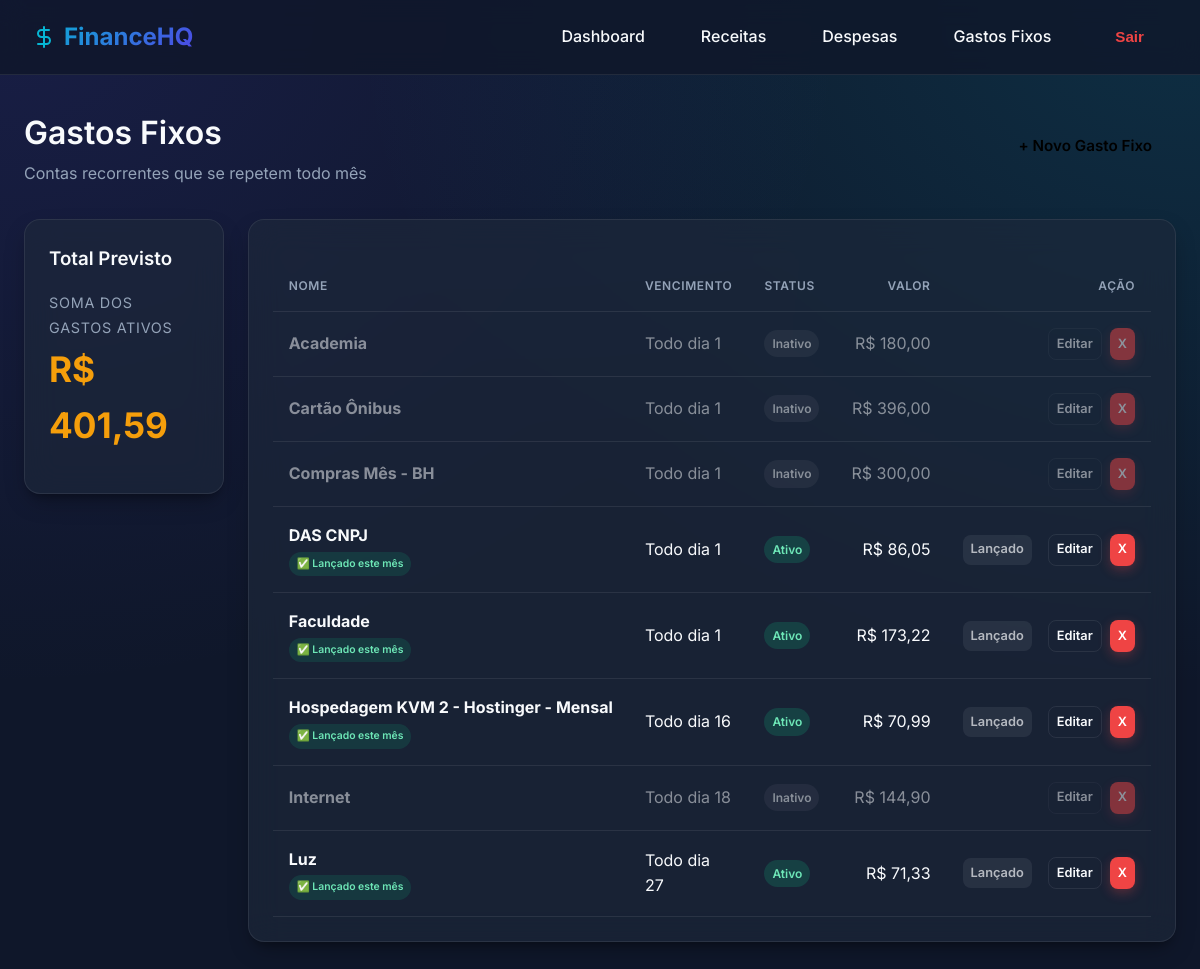
The app's page /gastos-fixos/ (signed in) with its own data.
### core/models.py (models this page shows, shortened)
class GastoFixo(models.Model):
    usuario = models.ForeignKey(User, on_delete=models.CASCADE, related_name='gastos_fixos')
    nome = models.CharField(max_length=100)
    valor = models.DecimalField(max_digits=12, decimal_places=2)
    dia_vencimento = models.PositiveSmallIntegerField(default=1, help_text='Dia do mês (1–31)')
    ativo = models.BooleanField(default=True)
    created_at = models.DateTimeField(auto_now_add=True)
    class Meta:
        ordering = ['nome']
        verbose_name = 'Gasto Fixo'
        verbose_name_plural = 'Gastos Fixos'

### core/views.py (the view)
# urls.py: path('gastos-fixos/', views.gasto_fixo_list, name='gasto_fixo_list'),
@login_required
def gasto_fixo_list(request):
    hoje = date.today()
    gastos = list(GastoFixo.objects.filter(usuario=request.user))
    gastos_lancados_ids = set(Despesa.objects.filter(
        usuario=request.user,
        gasto_fixo__in=gastos,
        data__year=hoje.year,
        data__month=hoje.month
    ).values_list('gasto_fixo_id', flat=True))
    for g in gastos:
        g.ja_lancado = g.id in gastos_lancados_ids
    total_ativos = sum((g.valor for g in gastos if g.ativo), Decimal('0'))
    return render(request, 'gastos_fixos/list.html', {
        'gastos': gastos,
        'total_ativos': total_ativos,
    })

### core/templatetags/finance_filters.py (called while the page is built)
@register.filter
def currency(value):
    if value is None:
        return 'R$ 0,00'
    try:
        return f"R$ {float(value):,.2f}".replace(',', 'X').replace('.', ',').replace('X', '.')
    except (ValueError, TypeError):
        return value

### templates/gastos_fixos/list.html (shortened to what this page needs)
{% extends 'base.html' %}
{% load finance_filters %}
{% block content %}
<div class="header-actions mb-2">
    <div>
        <h1 style="margin-bottom: 0.2rem">Gastos Fixos</h1>
        <p>Contas recorrentes que se repetem todo mês</p>
    </div>
    <a href="{% url 'gasto_fixo_create' %}" class="btn btn-warning" style="color:#000">+ Novo Gasto Fixo</a>
</div>
<div class="dash-grid layout-1-3">
    <div class="card" style="height: fit-content;">
        <h3>Total Previsto</h3>
        <div class="mt-1 mb-1">
            <span class="metric-title">Soma dos gastos ativos</span>
            <div class="metric-value warning" style="color:var(--warning)">{{ total_ativos|currency }}</div>
        </div>
    </div>
    <div class="card">
        <div class="table-container">
            <table>
                <thead>
                    <tr>
                        <th>Nome</th>
                        <th>Vencimento</th>
                        <th>Status</th>
                        <th class="text-right">Valor</th>
                        <th class="text-right">Ação</th>
                    </tr>
                </thead>
                <tbody>
                    {% for g in gastos %}
                    <tr style="{% if not g.ativo %}opacity: 0.5;{% endif %}">
                        <td>
                            <strong>{{ g.nome }}</strong>
                            {% if g.ja_lancado %}
                            <br><span class="badge badge-success" style="font-size: 0.65rem; background: rgba(16, 185, 129, 0.15)">✅ Lançado este mês</span>
                            {% endif %}
                        </td>
                        <td>Todo dia {{ g.dia_vencimento }}</td>
                        <td>
                            {% if g.ativo %}
                            <span class="badge badge-success">Ativo</span>
                            {% else %}
                            <span class="badge" style="background:rgba(255,255,255,0.1)">Inativo</span>
                            {% endif %}
                        </td>
                        <td class="text-right">{{ g.valor|currency }}</td>
                        <td class="text-right">
                            <div class="flex gap-1 justify-between align-center">
                                {% if g.ativo %}
                                    {% if g.ja_lancado %}
                                    <a href="{% url 'gasto_fixo_aplicar' g.pk %}" class="btn btn-secondary" style="padding: 0.3rem 0.5rem; font-size:0.8rem; opacity: 0.7" title="Já foi lançado no mês atual">Lançado</a>
                                    {% else %}
                                    <a href="{% url 'gasto_fixo_aplicar' g.pk %}" class="btn btn-primary" style="padding: 0.3rem 0.5rem; font-size:0.8rem">Lançar no Mês</a>
                                    {% endif %}
                                {% else %}
                                    <div></div>
                                {% endif %}
                                <div style="display: flex; gap: 0.5rem;">
                                    <a href="{% url 'gasto_fixo_update' g.pk %}" class="btn btn-outline" style="padding: 0.3rem 0.5rem; font-size:0.8rem">Editar</a>
                                    <a href="{% url 'gasto_fixo_delete' g.pk %}" class="btn btn-danger" style="padding: 0.3rem 0.5rem; font-size:0.8rem">X</a>
                                </div>
                            </div>
                        </td>
                    </tr>
                    {% empty %}
                    <tr><td colspan="5" class="text-center">Nenhum gasto fixo cadastrado.</td></tr>
                    {% endfor %}
                </tbody>
            </table>
        </div>
    </div>
</div>
{% endblock %}

### static/css/style.css (style rules this page uses)
:root { --bg-color: #0f172a; --bg-card: rgba(30, 41, 59, 0.65); --bg-card-hover: rgba(30, 41, 59, 0.85); --glass-border: rgba(255, 255, 255, 0.08); --primary: #4f46e5; --primary-hover: #4338ca; --accent: #06b6d4; --success: #10b981; --danger: #ef4444; --warning: #f59e0b; --text-main: #f8fafc; --text-muted: #94a3b8; --radius: 16px; --shadow: 0 10px 25px -5px rgba(0, 0, 0, 0.3), 0 8px 10px -6px rgba(0, 0, 0, 0.3); }
* { box-sizing: border-box; margin: 0; padding: 0; }
body { font-family: 'Inter', sans-serif; background-color: var(--bg-color); background-image: radial-gradient(at 0% 0%, rgba(79, 70, 229, 0.15) 0px, transparent 50%), radial-gradient(at 100% 0%, rgba(6, 182, 212, 0.15) 0px, transparent 50%); background-attachment: fixed; color: var(--text-main); line-height: 1.6; min-height: 100vh; }
h1, h2, h3, h4 { color: var(--text-main); font-weight: 600; margin-bottom: 1rem; }
p { color: var(--text-muted); }
a { color: var(--accent); text-decoration: none; transition: 0.2s; }
.card { background: var(--bg-card); backdrop-filter: blur(16px); -webkit-backdrop-filter: blur(16px); border: 1px solid var(--glass-border); border-radius: var(--radius); padding: 1.5rem; box-shadow: var(--shadow); transition: transform 0.2s, box-shadow 0.2s; }
.dash-grid { display: grid; grid-template-columns: repeat(auto-fit, minmax(280px, 1fr)); gap: 1.5rem; margin-bottom: 2rem; }
.metric-title { font-size: 0.9rem; color: var(--text-muted); text-transform: uppercase; letter-spacing: 0.05em; }
.metric-value { font-size: 2.2rem; font-weight: 700; color: var(--text-main); }
.btn { display: inline-flex; align-items: center; justify-content: center; gap: 0.5rem; padding: 0.75rem 1.5rem; border-radius: 8px; font-weight: 600; font-size: 0.95rem; cursor: pointer; border: none; transition: all 0.2s; text-decoration: none; }
.btn-danger { background: var(--danger); color: white; box-shadow: 0 4px 12px rgba(239, 68, 68, 0.3); }
.btn-secondary { background: rgba(255, 255, 255, 0.1); color: var(--text-main); }
.btn-outline { background: transparent; border: 1px solid var(--glass-border); color: var(--text-main); }
.table-container { overflow-x: auto; margin-top: 1rem; }
table { width: 100%; border-collapse: collapse; text-align: left; }
th, td { padding: 1rem; border-bottom: 1px solid var(--glass-border); }
td:first-child { white-space: nowrap; }
th { font-weight: 600; color: var(--text-muted); text-transform: uppercase; font-size: 0.75rem; letter-spacing: 0.05em; }
.text-right { text-align: right; white-space: nowrap; }
.mt-1 { margin-top: 1rem; }
.mb-1 { margin-bottom: 1rem; }
.mb-2 { margin-bottom: 2rem; }
.flex { display: flex; }
.justify-between { justify-content: space-between; }
.align-center { align-items: center; }
.gap-1 { gap: 1rem; }
.badge { padding: 0.25rem 0.5rem; border-radius: 99px; font-size: 0.75rem; font-weight: 600; white-space: nowrap; display: inline-block; }
.badge-success { background: rgba(16, 185, 129, 0.2); color: #6ee7b7; }
.layout-1-3 { grid-template-columns: 1fr 3fr; }
.header-actions { display: flex; justify-content: space-between; align-items: center; }

### records on screen
GastoFixo: nome "Academia", dia_vencimento "1", ativo "Inativo", valor "R$ 180,00"
GastoFixo: nome "Cartão Ônibus", dia_vencimento "1", ativo "Inativo", valor "R$ 396,00"
GastoFixo: nome "Compras Mês - BH", dia_vencimento "1", ativo "Inativo", valor "R$ 300,00"
GastoFixo: nome "DAS CNPJ", shows "✅ Lançado este mês", dia_vencimento "1", ativo "Ativo", valor "R$ 86,05"
GastoFixo: nome "Faculdade", shows "✅ Lançado este mês", dia_vencimento "1", ativo "Ativo", valor "R$ 173,22"
GastoFixo: nome "Hospedagem KVM 2 - Hostinger - Mensal", shows "✅ Lançado este mês", dia_vencimento "16", ativo "Ativo", valor "R$ 70,99"
GastoFixo: nome "Internet", dia_vencimento "18", ativo "Inativo", valor "R$ 144,90"
GastoFixo: nome "Luz", shows "✅ Lançado este mês", dia_vencimento "27", ativo "Ativo", valor "R$ 71,33"

### other values on screen
{{ total_ativos|currency }} "R$ 401,59"
